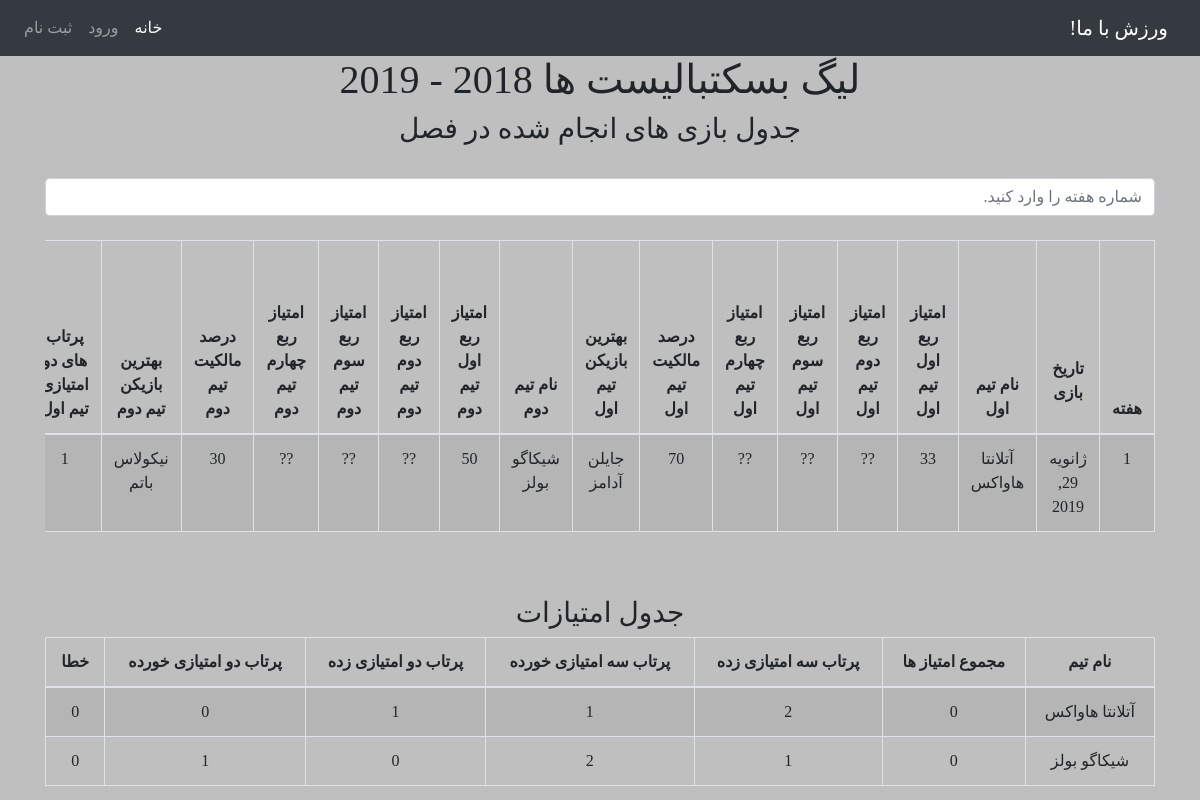
Before: /1/basketball/league_detail with the older database file.
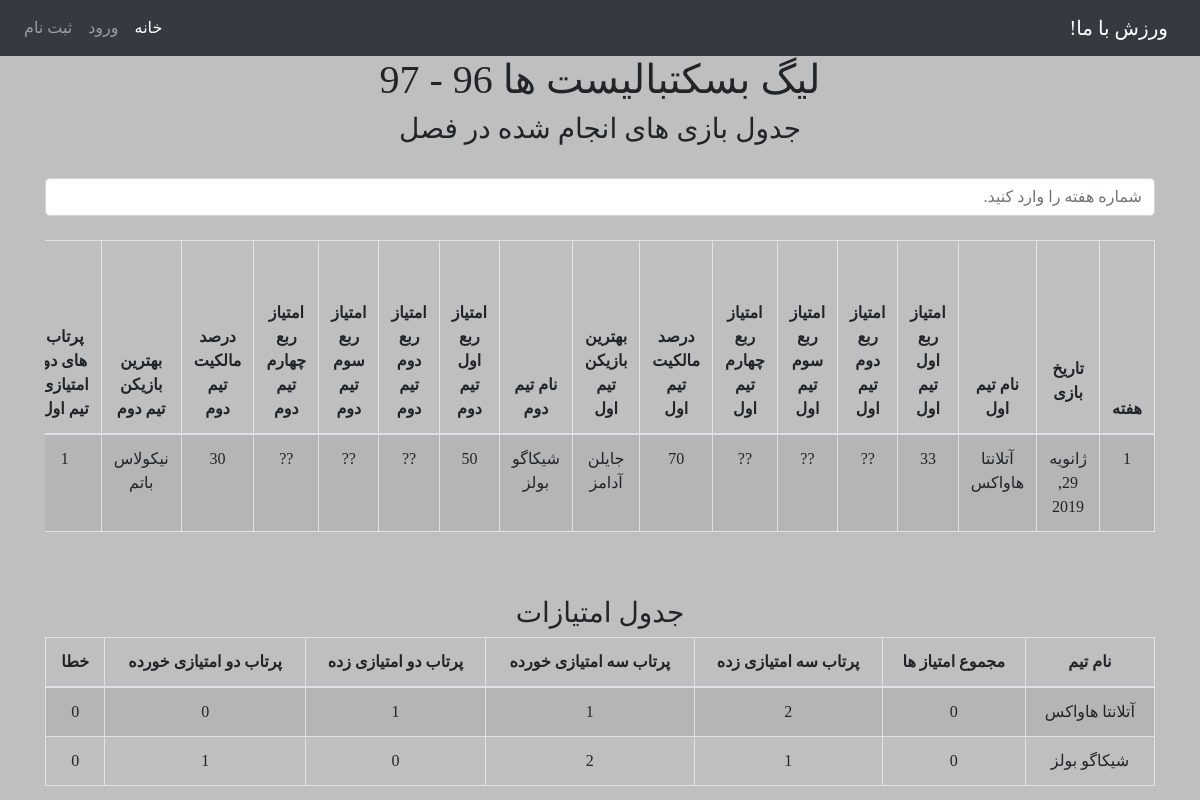
After: the same page with the newer database file.
### sport/models/basketball_models.py (models this page shows)
class BasketballLeague(League):
    class Meta:
        verbose_name = _('لیگ بسکتبال')
        verbose_name_plural = _('لیگ های بسکتبال')

### sport/views/basketball_views.py (the view)
# urls.py: path('<int:league_id>/basketball/league_detail', basketball_league_detail, name='league_detail_basketball'),
def basketball_league_detail(request, league_id):
    league = get_object_or_404(BasketballLeague, pk=league_id)
    try:
        teams_score_card = get_score_card_of_league_basketball(league)
    except:
        teams_score_card = []
    try :
        games_separated_by_weeks = separate_by_week_basketball(league)
    except: games_separated_by_weeks = []
    details_of_games_separated_by_weeks = []
    for gw in games_separated_by_weeks:
        details_of_games_of_current_week = []
        for g in gw:
            details = get_details_of_game_basketball(g)
            details_of_games_of_current_week.append(details)
        details_of_games_separated_by_weeks.append(details_of_games_of_current_week)
    context = {
        'league': league,
        'details_of_games_separated_by_weeks': details_of_games_separated_by_weeks,
        'teams_score_card': teams_score_card
    }
    return render(request, 'sport/basketball/basketball_league_deatail.html', context)

### sport/models/abstract_models.py (called while the page is built)
    def __str__(self):
        s = self.first_name + " " + self.last_name
        return s

### sport/template_tags/custom_tags.py (called while the page is built)
@register.filter
def get_item(dictionary, key):
    return dictionary.get(key)

### sport/views/basketball_views.py (called while the page is built)
def get_details_basketball(events):
    total_2PT = 0
    total_3PT = 0
    total_E = 0
    total_R = 0
    total_P = 0
    total_LP = 0
    total_CH = 0
    for e in events:
        if e.event_type == '2PT':
            total_2PT += 1
        elif e.event_type == '3PT':
            total_3PT += 1
        elif e.event_type == 'E':
            total_E += 1
        elif e.event_type == 'R':
            total_R += 1
        elif e.event_type == 'P':
            total_P += 1
        elif e.event_type == 'LP':
            total_LP += 1
        elif e.event_type == 'CH':
            total_CH += 1
    return {'total_2PT': total_2PT,
            'total_3PT': total_3PT,
            'total_E': total_E,
            'total_R': total_R,
            'total_P': total_P,
            'total_LP': total_LP,
            'total_CH': total_CH,
            }

### sport/templates/sport/basketball/basketball_league_deatail.html (shortened to what the changed rows need)
{% extends 'base.html' %}
{% block content %}
    <head>
    </head>
    <body>
    {% load custom_tags %}
    <h1>{{ league.name }} {{ league.year }} - {{ league.year|add:1 }}</h1>
    <div class="container">
        <h3>جدول بازی های انجام شده در فصل</h3>
        <br>
        <input class="form-control" type="text" id="myInput" onkeyup="myFunction()"
               placeholder="شماره هفته را وارد کنید.">
        <br>
        <div class="table-responsive">
            <table class="table table-bordered table-striped" id="myTable">
                <thead>
                <tr>
                    <th>هفته</th>
                    <th><p>تاریخ بازی</p></th>
                    <th>نام تیم اول</th>
                    <th>امتیاز ربع اول تیم اول</th>
                    <th>امتیاز ربع دوم تیم اول</th>
                    <th>امتیاز ربع سوم تیم اول</th>
                    <th>امتیاز ربع چهارم تیم اول</th>
                    <th>درصد مالکیت تیم اول</th>
                    <th>بهترین بازیکن تیم اول</th>
                    <th>نام تیم دوم</th>
                    <th>امتیاز ربع اول تیم دوم</th>
                    <th>امتیاز ربع دوم تیم دوم</th>
                    <th>امتیاز ربع سوم تیم دوم</th>
                    <th>امتیاز ربع چهارم تیم دوم</th>
                    <th>درصد مالکیت تیم دوم</th>
                    <th>بهترین بازیکن تیم دوم</th>
                    <th>پرتاب های دو امتیازی تیم اول</th>
                </tr>
                </thead>
            </table>
        </div>
    </div>
   <br>
    <br>
    <div class="container">
            <h3>جدول امتیازات</h3>
        <table id="example"
               class="table table-striped table-inverse table-bordered table-hover" cellspacing="0"
               width="100%">
            <thead>
            <tr>
                <th>نام تیم</th>
                <th>مجموع امتیاز ها</th>
                <th> پرتاب سه امتیازی زده</th>
                <th> پرتاب سه امتیازی خورده</th>
                <th> پرتاب دو امتیازی زده</th>
                <th> پرتاب دو امتیازی خورده</th>
                 <th> خطا</th>
            </tr>
            </thead>
        </table>
    </div>
    </body>
{% endblock %}

Changed rows visible on the page:
changed BasketballLeague "لیگ بسکتبالیست ها": year|add "2019" → "97"
